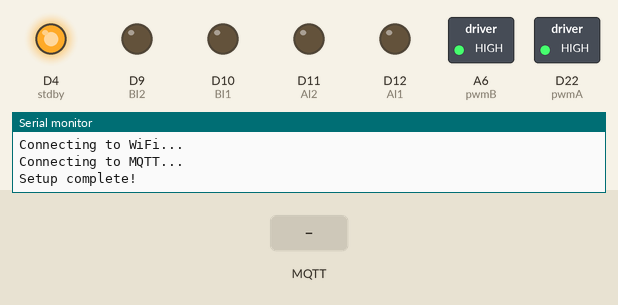
Simulated run of this sketch. Board: Arduino MKR. Parts: switched loads named in the sketch (green lamp = pin HIGH), output pins drawn as LEDs (lit = HIGH), the last lines printed to the serial monitor. The test bench sets the inputs (shaded band). WiFi joins after 1.5 s; servers stay silent unless stated; no MQTT or app messages arrive unless stated.

Above: at 2.7 s.
2.8 s: MQTT message "1" arrives on the first subscribed topic
At 3.7 s:
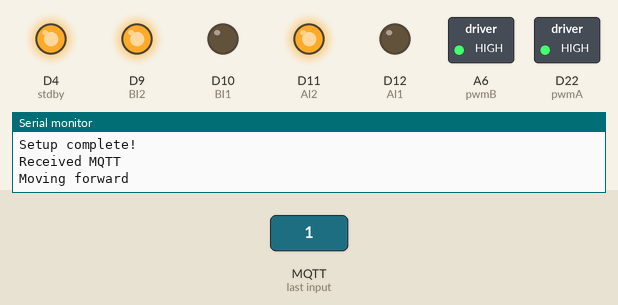
4.3 s: MQTT message "2" arrives on the first subscribed topic
At 4.8 s:
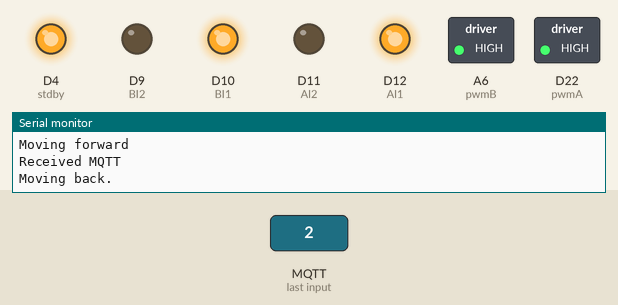
5.8 s: MQTT message "3" arrives on the first subscribed topic
At 7.0 s:
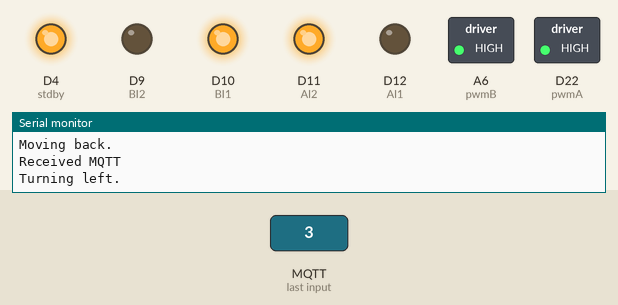
7.3 s: MQTT message "4" arrives on the first subscribed topic
At 8.3 s:
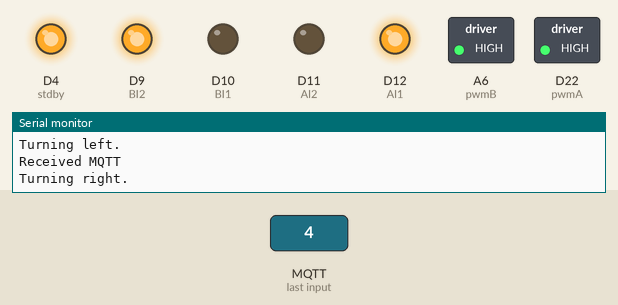
Timing chart, 0 to 9.8 s (numbered marks = the images above; inputs shaded):
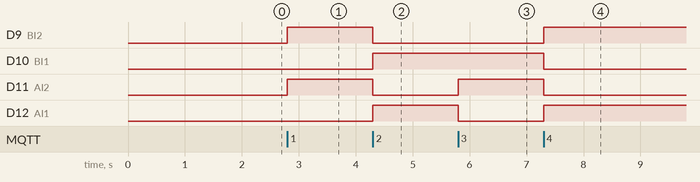

The sketch:

mqttcar.ino
```cpp
#include <Adafruit_SSD1327.h>
#include <Wire.h>

#include <ArduinoMqttClient.h>
#include <WiFiNINA.h>

#include "config.h"

//motor driver pins:
#define AI1 12
#define AI2 11
#define BI1 10
#define BI2 9
#define pwmA A7
#define pwmB A6
#define stdby 4

//for WIFI and MQTT:
WiFiClient net;
MqttClient mqttClient(net);
const String topic = "direction";

void setup() {
  Serial.begin(9600);

  pinMode(AI1, OUTPUT);
  pinMode(AI2, OUTPUT);
  pinMode(BI1, OUTPUT);
  pinMode(BI2, OUTPUT);
  pinMode(stdby, OUTPUT);
  pinMode(pwmB, OUTPUT);
  pinMode(pwmA, OUTPUT);

  analogWrite(pwmA, 255);
  analogWrite(pwmB, 255);
  digitalWrite(stdby, HIGH);

  //connect to WIFI network:
  Serial.println("Connecting to WiFi...");
  WiFi.begin(WIFI_SSID, WIFI_PASS);
  if (WiFi.status() != WL_CONNECTED) return;

  //connect to MQTT broker:
  Serial.println("Connecting to MQTT...");
  mqttClient.setUsernamePassword(MQTT_USER, MQTT_PASS);
  mqttClient.setId("Yony's Arduino");

  if (!mqttClient.connect(MQTT_BROKER, MQTT_PORT)) {
    Serial.print("MQTT Error code:");
    Serial.println(mqttClient.connectError());
  }
  mqttClient.subscribe(topic);

  //send "connected" status to broker:
  logOnline("Connected");

  Serial.println("Setup complete!");
}

void loop() {
  //every 5 seconds, keep MQTT connection alive:
  if (millis()%5000 < 10) {
    mqttClient.poll();
    delay(10);
  }

  //when an MQTT message is received:
  int message = mqttClient.parseMessage();
  if (message) {
    Serial.println("Received MQTT");

    while (mqttClient.available()) {
      driveCar((char)mqttClient.read());
    }
  }
   //every 10s, sends "online" status to MQTT broker
   if (millis()%10000 < 10) {
    logOnline("online");
    delay(10);
  }
}

//sends a string to the carStatus MQTT topic
void logOnline(String msg) {
  mqttClient.beginMessage("log/carStatus");
  mqttClient.print(msg);
  mqttClient.endMessage();
}

//moves the car according to the received integer
void driveCar(int dirNum) {
  if (dirNum == 48 || dirNum == 0) {
    carStop();
  } else if (dirNum == 49 || dirNum == 1) {
    carForward();
  } else if (dirNum == 50 || dirNum == 2) {
    carBack();
  } else if (dirNum == 51 || dirNum == 3) {
    carLeft();
  } else if (dirNum == 52 || dirNum == 4) {
    carRight();
  } else carStop();
}

void carStop() {
  digitalWrite(AI1, LOW);
  digitalWrite(AI2, LOW);
  digitalWrite(BI1, LOW);
  digitalWrite(BI2, LOW);
  Serial.println("Stopping car.");
}

void carForward() {
  digitalWrite(AI1, LOW);
  digitalWrite(AI2, HIGH);
  digitalWrite(BI1, LOW);
  digitalWrite(BI2, HIGH);
  Serial.println("Moving forward");
}

void carBack() {
  digitalWrite(AI1, HIGH);
  digitalWrite(AI2, LOW);
  digitalWrite(BI1, HIGH);
  digitalWrite(BI2, LOW);
  Serial.println("Moving back.");
}

void carLeft() {
  digitalWrite(AI1, LOW);
  digitalWrite(AI2, HIGH);
  digitalWrite(BI1, HIGH);
  digitalWrite(BI2, LOW);
  Serial.println("Turning left.");
}

void carRight() {
  digitalWrite(AI1, HIGH);
  digitalWrite(AI2, LOW);
  digitalWrite(BI1, LOW);
  digitalWrite(BI2, HIGH);
  Serial.println("Turning right.");
}
```

config.h
```cpp
const char WIFI_SSID[] = "";
const char WIFI_PASS[] = "";

const char MQTT_BROKER[] = "";
const int MQTT_PORT = 1883;

const char MQTT_USER[] = "";
const char MQTT_PASS[] = "";
```

Measured:
- after the input at 2.8 s, D9 (BI2), D11 (AI2): LOW → HIGH at once
- after the input at 4.3 s, D9 (BI2), D11 (AI2): HIGH → LOW at once; D10 (BI1), D12 (AI1): LOW → HIGH at once
- after the input at 5.8 s, D11 (AI2): LOW → HIGH at once; D12 (AI1): HIGH → LOW at once
- after the input at 7.3 s, D9 (BI2), D12 (AI1): LOW → HIGH at once; D10 (BI1), D11 (AI2): HIGH → LOW at once
